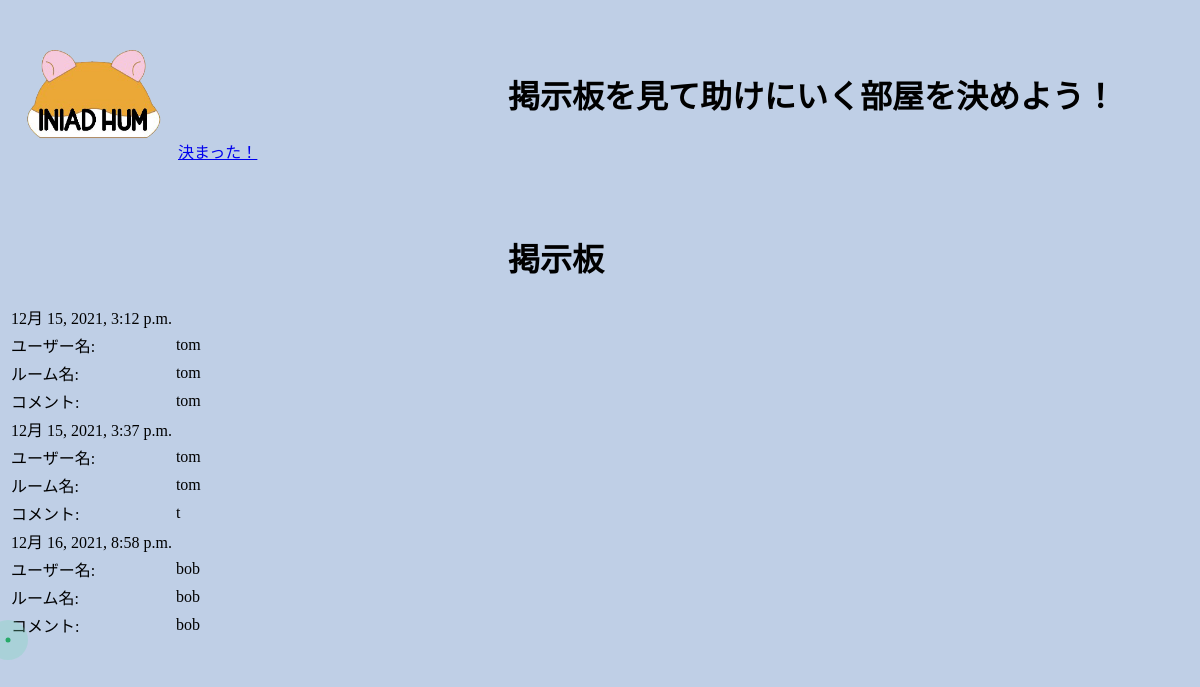
Screenshot of /game/home/match/ with the database file from the repository.
### game/models.py (models this page shows)
class Log(models.Model):
    username = models.CharField(max_length=256)
    roomname = models.CharField(max_length=256)
    comment = models.TextField(default='')
    time = models.DateTimeField(default=timezone.now)

### game/views.py (the view)
# urls.py: path('home/match/', views.match, name='match'),
def match(request):
    logs = Log.objects.all()
    data = {'logs' : logs}
    return render(request, 'game/match.html', data)

### templates/game/match.html (shortened to what this page needs)
{% load static %}
<!DOCTYPE html>
<html>
<head>
    <link type="text/css" rel="stylesheet" href="{% static 'css/style.css' %}">
</head>
<body>
    <p><a href="{% url 'choice' %}"><image src="{% static 'images/game.png' %}" alt="ゲームロゴ" /></a></p>
    <h1>掲示板を見て助けにいく部屋を決めよう！</h1>
    <a class="button" href="{% url 'chat' %}" target="_blank" rel="noopener">決まった！</a>
    <h1>掲示板</h1>
    <table>
        {% for log in logs %}
        <tr>
            <td>{{ log.time }}</td>
        </tr>
        <tr>
            <td>ユーザー名:</td><td>{{ log.username }}</td>
        </tr>
        <tr>
            <td>ルーム名:</td><td>{{ log.roomname }}</td>
        </tr>
        <tr>
            <td>コメント:</td><td>{{log.comment }}</td>
        </tr>
        {% endfor %}
    </table>
</body>
</html>

### static/css/style.css (style rules this page uses)
body { background-color: rgb(191, 207, 230); }
h1 { padding-left: 500px; padding-top: 50px; }
p { float: left; padding: 6px 0; }
p img { display: block; width: 170px; height: 100px; }

### rows the page displays
Log: time "12月 15, 2021, 3:12 p.m.", username "tom", roomname "tom", comment "tom"
Log: time "12月 15, 2021, 3:37 p.m.", username "tom", roomname "tom", comment "t"
Log: time "12月 16, 2021, 8:58 p.m.", username "bob", roomname "bob", comment "bob"
